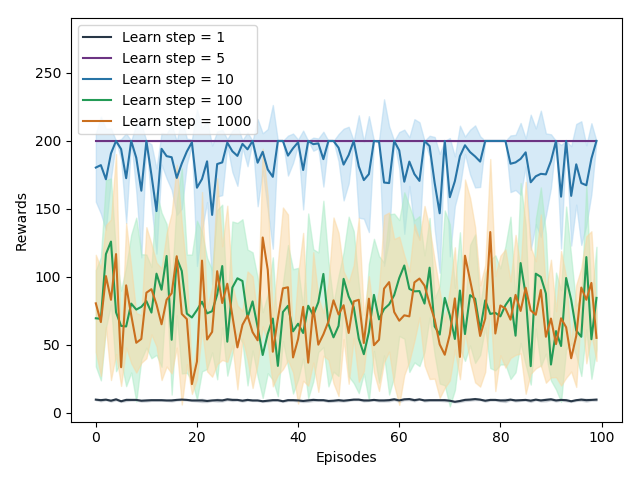

This chart was generated by the following Python code:
import csv
import numpy as np
import matplotlib.pyplot as plt

def read_file(filename):
	with open(filename) as f:
		reader = csv.reader(f)
		data = list(reader)[0]

	return [float(x) for x in data]

def prep_test_results(filenames):
	data = []
	for filename in filenames:
		data.append(read_file(filename))
	data = np.array(data)
	data_mean = np.mean(data, axis=0)
	data_std = np.std(data, axis=0)
	#print(data.shape, data_mean.shape, data_std.shape)
	return data, data_mean, data_std

learnsteps1_basepath = 'CartPole-eps3000-learnsteps1-alosscoef-1.0-closs0.5'
learnsteps1, learnsteps1_mean, learnsteps1_std = prep_test_results(['{}/test_results_seed456.csv'.format(learnsteps1_basepath), 
										'{}/test_results_seed12.csv'.format(learnsteps1_basepath),
										'{}/test_results_seed985234.csv'.format(learnsteps1_basepath),
										'{}/test_results_seed123.csv'.format(learnsteps1_basepath),
										'{}/test_results_seed3202.csv'.format(learnsteps1_basepath)])

learnsteps5_basepath = 'CartPole-eps3000-learnsteps5-alosscoef-1.0-closs0.5'
learnsteps5, learnsteps5_mean, learnsteps5_std = prep_test_results(['{}/test_results_seed456.csv'.format(learnsteps5_basepath), 
										'{}/test_results_seed12.csv'.format(learnsteps5_basepath),
										'{}/test_results_seed985234.csv'.format(learnsteps5_basepath),
										'{}/test_results_seed123.csv'.format(learnsteps5_basepath),
										'{}/test_results_seed3202.csv'.format(learnsteps5_basepath)])

learnsteps10_basepath = 'CartPole-eps3000-learnsteps10-alosscoef-1.0-closs0.5'
learnsteps10, learnsteps10_mean, learnsteps10_std = prep_test_results(['{}/test_results_seed456.csv'.format(learnsteps10_basepath), 
										'{}/test_results_seed12.csv'.format(learnsteps10_basepath),
										'{}/test_results_seed985234.csv'.format(learnsteps10_basepath),
										'{}/test_results_seed123.csv'.format(learnsteps10_basepath),
										'{}/test_results_seed3202.csv'.format(learnsteps10_basepath)])

learnsteps100_basepath = 'CartPole-eps3000-learnsteps100-alosscoef-1.0-closs0.5'
learnsteps100, learnsteps100_mean, learnsteps100_std = prep_test_results(['{}/test_results_seed456.csv'.format(learnsteps100_basepath), 
										'{}/test_results_seed12.csv'.format(learnsteps100_basepath),
										'{}/test_results_seed985234.csv'.format(learnsteps100_basepath),
										'{}/test_results_seed123.csv'.format(learnsteps100_basepath),
										'{}/test_results_seed3202.csv'.format(learnsteps100_basepath)])

learnsteps1000_basepath = 'CartPole-eps3000-learnsteps1000-alosscoef-1.0-closs0.5'
learnsteps1000, learnsteps1000_mean, learnsteps1000_std = prep_test_results(['{}/test_results_seed456.csv'.format(learnsteps1000_basepath), 
										'{}/test_results_seed12.csv'.format(learnsteps1000_basepath),
										'{}/test_results_seed985234.csv'.format(learnsteps1000_basepath),
										'{}/test_results_seed123.csv'.format(learnsteps1000_basepath),
										'{}/test_results_seed3202.csv'.format(learnsteps1000_basepath)])

x = list(range(len(learnsteps5_mean)))

plt.plot(learnsteps1_mean, color='#283747', label='Learn step = 1')
plt.plot(learnsteps5_mean, color='#6C3483', label='Learn step = 5')
plt.plot(learnsteps10_mean, color='#2874A6', label='Learn step = 10')
plt.plot(learnsteps100_mean, color='#239B56', label='Learn step = 100')
plt.plot(learnsteps1000_mean, color='#CA6F1E', label='Learn step = 1000')

plt.fill_between(x, learnsteps1_mean - learnsteps1_std, learnsteps1_mean + learnsteps1_std, color='#AEB6BF', alpha=0.5)
plt.fill_between(x, learnsteps10_mean - learnsteps10_std, learnsteps10_mean + learnsteps10_std, color='#AED6F1', alpha=0.5)
plt.fill_between(x, learnsteps100_mean - learnsteps100_std, learnsteps100_mean + learnsteps100_std, color='#ABEBC6', alpha=0.5)
plt.fill_between(x, learnsteps1000_mean - learnsteps1000_std, learnsteps1000_mean + learnsteps1000_std, color='#FAD7A0', alpha=0.5)
plt.fill_between(x, learnsteps5_mean - learnsteps5_std, learnsteps5_mean + learnsteps5_std, color='#D2B4DE', alpha=0.5) # fill_between requires an x set to work correctly
plt.legend(loc = 'upper left')
#plt.xlim(xmin=0)
plt.ylim(top=290)
plt.xlabel('Episodes')
plt.ylabel('Rewards')
plt.tight_layout()
#plt.show()
plt.savefig('test_learnsteps.png')
